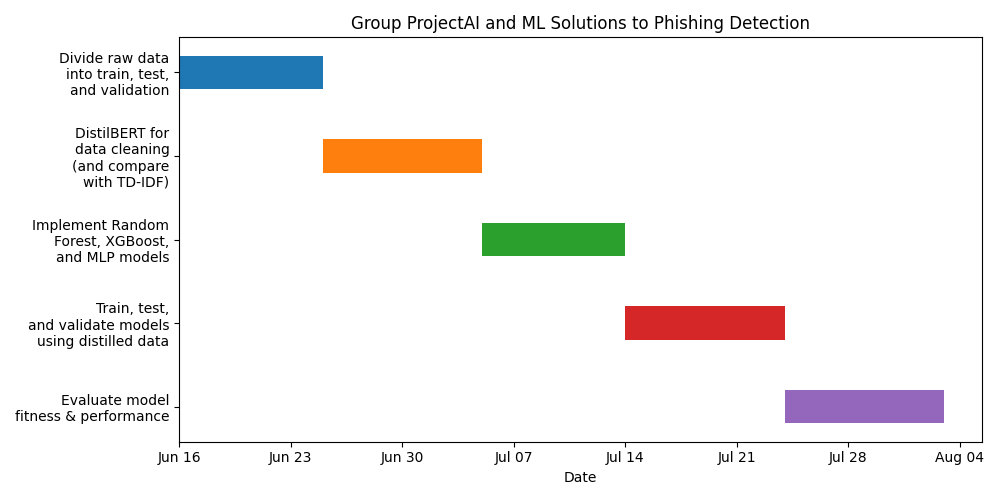

This chart was generated by the following Python code:
import matplotlib.pyplot as plt
import matplotlib.dates as mdates
from datetime import datetime, timedelta

# Define tasks
tasks = [
    "Divide raw data\ninto train, test,\nand validation",
    "DistilBERT for\ndata cleaning\n(and compare\nwith TD-IDF)",
    "Implement Random\nForest, XGBoost,\nand MLP models",
    "Train, test,\nand validate models\nusing distilled data",
    "Evaluate model\nfitness & performance"
]

# Start and end dates
start_date = datetime(2025, 6, 16)
end_date = datetime(2025, 8, 3)
total_days = (end_date - start_date).days

num_tasks = len(tasks)

# Compute start and end dates for each task evenly
task_intervals = []
for i in range(num_tasks):
    task_start = start_date + timedelta(days=int(i * total_days / num_tasks))
    task_end = start_date + timedelta(days=int((i + 1) * total_days / num_tasks))
    task_intervals.append((task_start, task_end))

# Plotting
fig, ax = plt.subplots(figsize=(10, 5))

# Convert dates and plot bars
for i, (task, interval) in enumerate(zip(tasks, task_intervals)):
    start_num = mdates.date2num(interval[0])
    end_num = mdates.date2num(interval[1])
    ax.barh(i, end_num - start_num, left=start_num, height=0.4, align='center')

# Format y-axis
ax.set_yticks(range(num_tasks))
ax.set_yticklabels(tasks)
ax.invert_yaxis()  # Highest task at top

# Format x-axis for dates
ax.xaxis_date()
ax.xaxis.set_major_locator(mdates.WeekdayLocator(byweekday=mdates.MO))
ax.xaxis.set_major_formatter(mdates.DateFormatter('%b %d'))

plt.title("Group ProjectAI and ML Solutions to Phishing Detection")
plt.xlabel("Date")
plt.tight_layout()
plt.show()
